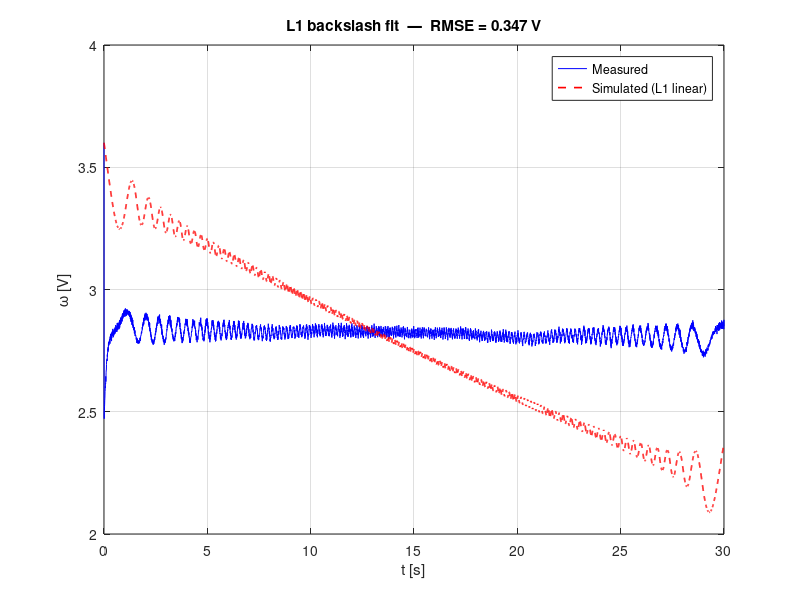

Write MATLAB code to recreate this figure.
%% identify_L1_backslash.m
% ------------------------------------------------------------------------
% Level 1 — Linear regression with the backslash operator.
% Works on BASE MATLAB — no toolbox required.
%
% Approximates the Picooz model around its operating point by a LINEAR
% first-order ODE:
%
%       d(omega)/dt = -(1/tau) * omega + k * u
%
% Discretised by the backward Euler rule this yields
%
%       omega[n] = a * omega[n-1] + b * u[n-1]    with  a = 1 - Ts/tau,  b = k*Ts
%
% which is linear in (a, b). Build A, Y from the recorded chirp and solve
%
%       [a; b] = A \ Y     (least-squares closed form)
%
% Strengths : simplest possible method, 10 lines of MATLAB, a few ms runtime,
%             explains WHAT identification is.
% Limits    : ignores the non-linear drag exp(k2*omega) — accurate only
%             near the nominal operating point. For the full non-linear
%             model, use identify_L2_fminsearch.m (or L3_lsqnonlin).
% ------------------------------------------------------------------------

clear; clc;

load tutorial_picooz_chirp.mat          % provides: t, u, omega_meas
Ts = mean(diff(t));

% Build the regression    omega[n] = [omega[n-1]  u[n-1]] * [a; b]
Y = omega_meas(2:end);
A = [omega_meas(1:end-1)  u(1:end-1)];

p = A \ Y;
a = p(1);   b = p(2);

tau = Ts / (1 - a);
k   = b  / Ts;

fprintf('L1 — Linear closed-form (backslash) identification\n');
fprintf('   tau = %.4f s\n', tau);
fprintf('   k   = %.4f (PWM duty -> V/s)\n\n', k);

% Validate by running the identified linear model forward
omega_sim = zeros(size(omega_meas));
omega_sim(1) = omega_meas(1);
for n = 2:numel(t)
    omega_sim(n) = a*omega_sim(n-1) + b*u(n-1);
end

rmse = sqrt(mean((omega_sim - omega_meas).^2));
fprintf('RMSE (fit): %.4f V\n', rmse);

figure; plot(t, omega_meas,'b', t, omega_sim, 'r--','LineWidth',1.2);
legend('Measured','Simulated (L1 linear)','Location','Best');
xlabel('t [s]'); ylabel('\omega [V]'); grid on;
title(sprintf('L1 backslash fit  —  RMSE = %.3f V', rmse));

save fitted_params_L1.mat tau k
